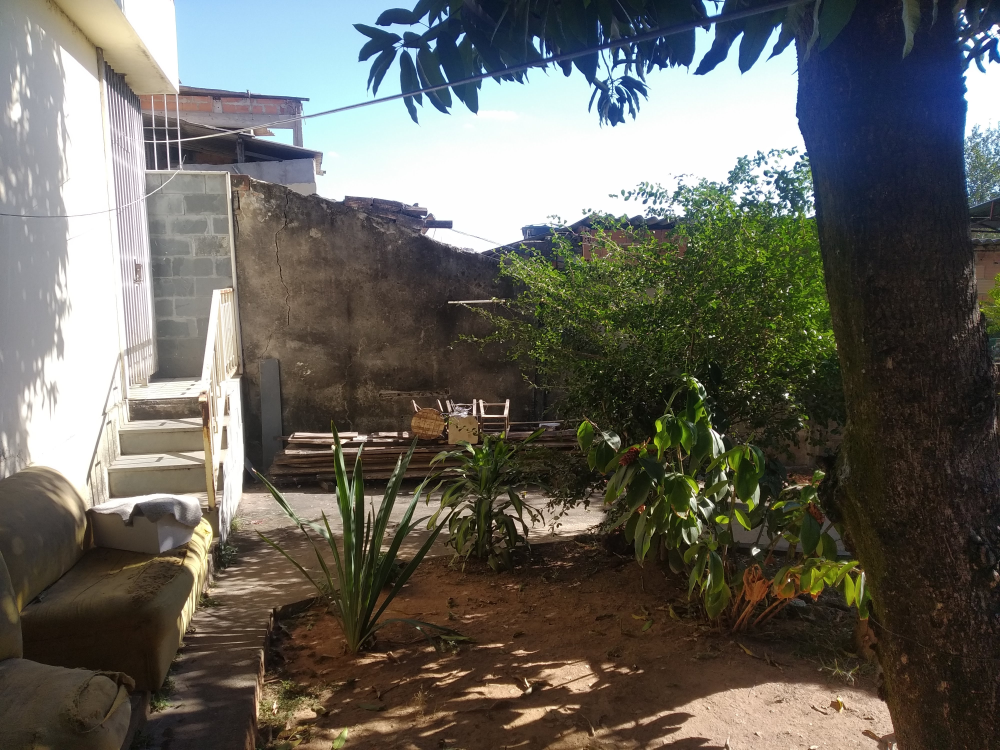
#> input picture Mosaicing/set3/img1-set3.jpg, 4000 x 3000 px (shown at 1/4 size)
$ jupyter execute --allow-errors quiz4.ipynb
#> lines starting #> are read from the running program, lines starting #| are printed output that depends on the picture
# Quiz 4 - Geração de Mosaicos

### Matheus Pimenta

O objetivo deste Quiz é criar um mosaico utilizando um conjunto de fotos adquiridas rotacionado
uma câmera em torno de um de seus eixos.

[cell 1]
import numpy as np
import cv2 as cv
from matplotlib import pyplot as plt

## Parte 1:

Nesse primeiro passo iremos fazer detecção de keypoints via SIFT, a extração dos descritores (SIFT e
BRIEF) e o casamento dos pares de keypoints correspondentes. Usaremos esse conjunto de pares para a estimação do matriz de homografia.

Foi necessário diminuir a imagem. Acima de 20% o notebook travava (mas voltava depois de um tempo, coisa que não aconteceu acima dos 50%).

[cell 2]
def reduce_img(img, percent):
    width = int(img.shape[1] * percent / 100)
    height = int(img.shape[0] * percent / 100)
    dim = (width, height)
    img = cv.resize(img, dim, interpolation = cv.INTER_AREA)
    return img

Primeiramente, vamos carregar as imagens e ter cópias delas em escala de cinza:

[cell 3]
img1 = cv.imread('set1/img1-set1.jpg')
img2 = cv.imread('set1/img2-set1.jpg')
img3 = cv.imread('set1/img3-set1.jpg')

#> (the rest of this cell did not finish here and is left out)

#> (a cell that did not finish here is left out)

Definindo funções para obtenção dos keypoints e dos descritores, e já calculando

[cell 5]
def get_keypoints_SIFT(sift, img):
    return sift.detect(img,None)

def get_SIFT_descriptors(img, sift, keypoints):
    k, d = sift.compute(img, keypoints)
    return k, d

def get_BRIEF_descriptors(img, brief, keypoints):
    k, d = brief.compute(img, keypoints)
    return k, d

sift = cv.SIFT_create()
brief = cv.xfeatures2d.BriefDescriptorExtractor_create()

#> (the rest of this cell did not finish here and is left out)

Vamos visualizar os keypoints, a partir da função cv2.drawKeypoints()

#> (a cell that did not finish here is left out)

Já podemos perceber que mesmo com escala reduzida, são muito os keypoints obtidos. Também, alguns keypoints obtidos em uma imagem não foram obtidos na outra (pelo menos não do mesmo jeito), como por exemplo o grande verde claro do prédio maior na imagem 3, que não está na imagem dois.

Com os descritores e keypoints em mãos, podemos calcular o matching (também definindo em funções para usar mais tarde).

[cell 7]
def get_matches(bf,desc1, desc2):
    return bf.match(desc1, desc2)

def format_src_matches(keyp, desc):
    return np.float32([ keyp[m.queryIdx].pt for m in desc ]).reshape(-1,1,2)

def format_dst_matches(keyp, desc):
    return np.float32([ keyp[m.trainIdx].pt for m in desc ]).reshape(-1,1,2)

bf_sift = cv.BFMatcher(cv.NORM_L2, crossCheck=True)
bf_brief = cv.BFMatcher(cv.NORM_HAMMING, crossCheck=True)

#> (the rest of this cell did not finish here and is left out)

Se faz necessário converter o resultado, já que o formato resultande do matching é diferente. Vamos converter para np.float32

#> (a cell that did not finish here is left out)

Por fim, vamos definir a função que calcula a Homografia, e também adiantar a função para realizar o warp.

[cell 9]
def get_Homography(src_points, dst_points):
    H, mask = cv.findHomography(src_points, dst_points, cv.RANSAC,5.0)
    return H, mask

[cell 10]
def warp_images(img1, img2, H, f=True):
    rows1, cols1 = img1.shape[:2]
    rows2, cols2 = img2.shape[:2]

    list_of_points_1 = np.float32([[0,0], [0,rows1], [cols1, rows1], [cols1, 0]]).reshape(-1,1,2)
    temp_points = np.float32([[0,0], [0, rows2], [cols2, rows2], [cols2, 0]]).reshape(-1,1,2)

    list_of_points_2 = cv.perspectiveTransform(temp_points, H)
    list_of_points = np.concatenate((list_of_points_1, list_of_points_2), axis=0)

    [x_min, y_min] = np.int32(list_of_points.min(axis=0).ravel() - 0.5)
    [x_max, y_max] = np.int32(list_of_points.max(axis=0).ravel() + 0.5)

    translation_dist = [-x_min, -y_min]

    H_translation = np.array([[1,0,translation_dist[0]], [0,1,translation_dist[1]],[0,0,1]])

    output_img = cv.warpPerspective(img1, H_translation.dot(H), (x_max-x_min, y_max-y_min))

    output_img[translation_dist[1]:rows1+translation_dist[1], translation_dist[0]:cols1+translation_dist[0]] = img2


    return output_img

## Parte 2: Transformar a imagem com as matrizes estimadas

Temos tudo pronto pra calcular as imagens. Primeiro vamos juntar a imagem 1 com a 2 (2 de base), e depois a 3 com a 2 (novamente com a 2 de base). Vamos fazer tanto para o SIFT quanto o BRIEF.

#> (a cell that did not finish here is left out)

Analisando os resultados bem de perto, da pra perceber que o SIFT teve um desempenho melhor. Isso se dá porque os descritores do SIFT carregam mais informação, já que temos uma matriz de double VS uma binária. Porém, devido até a baixa resolução, o resultado do BRIEF é bem satisfatório.

Vamos definir uma função que reune todos esses passos, e juntar as 3 imagens. Perceba que nesse caso temos que juntar a imagem 1-2 com a 3-2, senão teremos muitos problemas com shape.

Vamos também carregar todos os sets de imagem.

[cell 12]
def generate_mosaic(img1, img2, mode):
    sift = cv.SIFT_create()

    g1 = cv.cvtColor(img1, cv.COLOR_BGR2GRAY)
    g2 = cv.cvtColor(img2, cv.COLOR_BGR2GRAY)

    keyp1 = get_keypoints_SIFT(sift, g1)
    keyp2 = get_keypoints_SIFT(sift, g2)

    if(mode == 'brief'):
        brief = cv.xfeatures2d.BriefDescriptorExtractor_create()
        k1, d1 = get_BRIEF_descriptors(g1, brief, keyp1)
        k2, d2 = get_BRIEF_descriptors(g2, brief, keyp2)
        bf = cv.BFMatcher(cv.NORM_HAMMING, crossCheck=True)

    elif(mode == 'sift'):
        k1, d1 = get_SIFT_descriptors(g1, sift, keyp1)
        k2, d2 = get_SIFT_descriptors(g2, sift, keyp2)

        bf = cv.BFMatcher(cv.NORM_L2, crossCheck=True)

    matches =  get_matches(bf, d1, d2)
    src = format_src_matches(k1, matches)
    dst = format_dst_matches(k2, matches)

    H, mask = get_Homography(src, dst)
    return warp_images(img1, img2, H, f=False)

#> (the rest of this cell did not finish here and is left out)

Podemos ver que novamente o SIFT se sai melhor. Especialmente na árvoque que está na divisa da imagem 1 com a 2, o resultado do BRIEF parece mais que uma imagem foi sobreposta em cima da outra. Porém, não estão tão distoantes.

[cell 13]
img1 = cv.imread('set2/img1-set2.jpg')
img2 = cv.imread('set2/img2-set2.jpg')
img3 = cv.imread('set2/img3-set2.jpg')

#> (the rest of this cell did not finish here and is left out)

 A iluminação do BRIEF aqui parece diferente, um pouco mais clara. Mas as imagens estão bem parecidas, da pra perceber que até a "quebra" da sombra entre a imagem 2 e 3 são parecidas.

[cell 14]
img1 = cv.imread('set3/img1-set3.jpg')
#> img1 is the input picture: shape (3000, 4000, 3); mean B, G, R 93.2, 100.6, 102.4
img2 = cv.imread('set3/img2-set3.jpg')
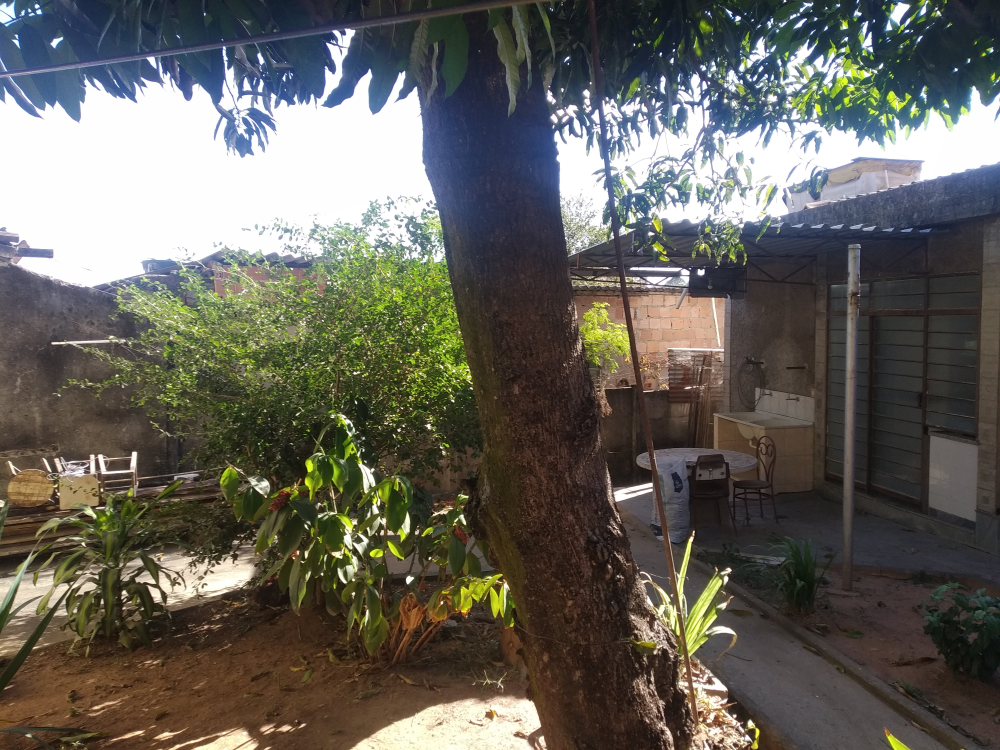
#> input picture Mosaicing/set3/img2-set3.jpg, 4000 x 3000 px (shown at 1/4 size)
#> img2 is the input picture: shape (3000, 4000, 3); mean B, G, R 90.8, 98.5, 100.8
img3 = cv.imread('set3/img3-set3.jpg')
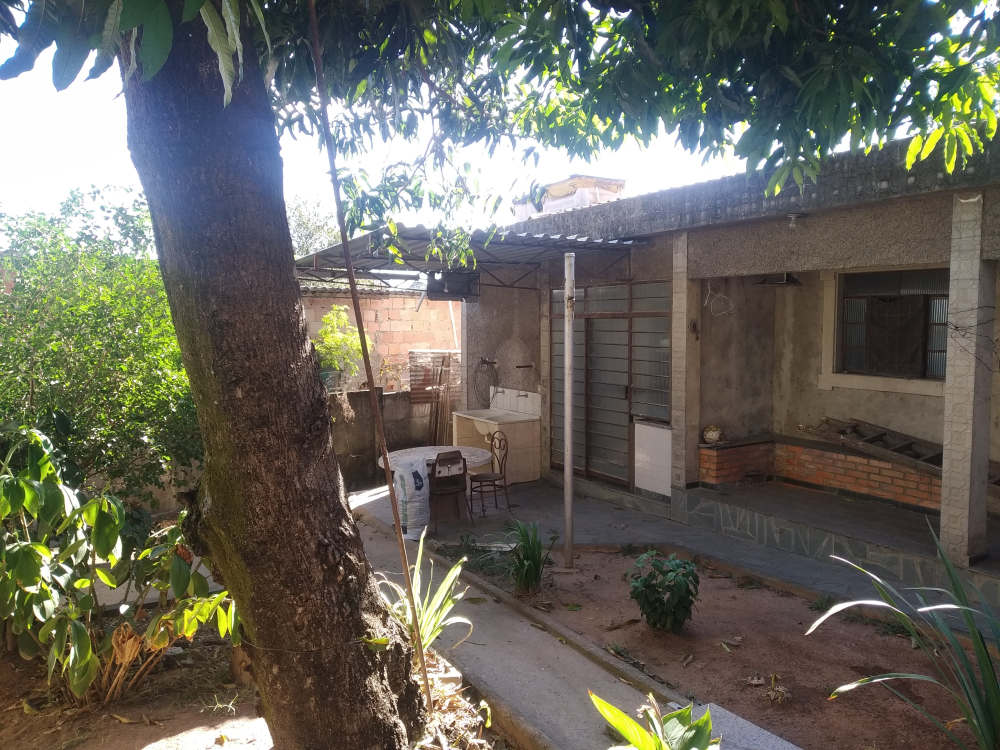
#> input picture Mosaicing/set3/img3-set3.jpg, 4000 x 3000 px (shown at 1/4 size)
#> img3 is the input picture: shape (3000, 4000, 3); mean B, G, R 92.9, 101.9, 103.5

img1 = cv.cvtColor(img1, cv.COLOR_BGR2RGB)
img2 = cv.cvtColor(img2, cv.COLOR_BGR2RGB)
img3 = cv.cvtColor(img3, cv.COLOR_BGR2RGB)

img1 = reduce_img(img1, 15)
img2 = reduce_img(img2, 15)
img3 = reduce_img(img3, 15)

set3_1to2_sift = generate_mosaic(img1, img2, 'sift')
#> in generate_mosaic, `keyp1 = get_keypoints_SIFT(sift, g1)`: keyp1 = 1607 keypoints; strongest (x, y, size): (453, 331, 3), (259, 26, 3.5), (321, 24, 3.4), (373, 33, 2.9)
#> in generate_mosaic, `keyp2 = get_keypoints_SIFT(sift, g2)`: keyp2 = 2048 keypoints; strongest (x, y, size): (420, 163, 2.7), (443, 11, 2), (450, 434, 2.7), (437, 342, 2)
#> in get_SIFT_descriptors, `k, d = sift.compute(img, keypoints)`: k has the same summary as keyp1 in generate_mosaic
#> in generate_mosaic, `k1, d1 = get_SIFT_descriptors(g1, sift, keyp1)`:
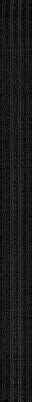
#> d1: shape (1607, 128) float32 (shown at 1/4 size); min 0, max 213, mean 26.1
#> in generate_mosaic, `k1, d1 = get_SIFT_descriptors(g1, sift, keyp1)`: k1 has the same summary as keyp1
#> in get_SIFT_descriptors (call 2), `k, d = sift.compute(img, keypoints)`: k has the same summary as keyp2 in generate_mosaic
#> in generate_mosaic, `k2, d2 = get_SIFT_descriptors(g2, sift, keyp2)`:
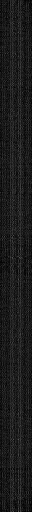
#> d2: shape (2048, 128) float32 (shown at 1/4 size); min 0, max 209, mean 27.2
#> in generate_mosaic, `k2, d2 = get_SIFT_descriptors(g2, sift, keyp2)`: k2 has the same summary as keyp2
#> in generate_mosaic, `matches =  get_matches(bf, d1, d2)`: matches = 708 matches
#> in generate_mosaic, `src = format_src_matches(k1, matches)`: src = 708 rows, first 8: [4.14, 284.7], [5.42, 59.36], [8.58, 46.44], [10.72, 41.64], [10.72, 41.64], [12.75, 270.7], [14.71, 61.11], [15.45, 259.3]
#> in generate_mosaic, `dst = format_dst_matches(k2, matches)`: dst = 708 rows, first 8: [332.1, 70.73], [71.42, 201.9], [448.2, 66.27], [437, 378.2], [414.5, 323.4], [567.8, 259.2], [124.9, 378.1], [410.9, 133]
#> in get_Homography, `H, mask = cv.findHomography(src_points, dst_points, cv.RANSAC,5.0)`: H = [[1.98, 0.0784, -502.4], [0.317, 1.64, -89.83], [0.00164, -9.67e-05, 1]]; mask = 708 values, max 1 at index 174, min 0 at index 0, mean 0.5
#> in warp_images, `list_of_points_2 = cv.perspectiveTransform(temp_points, H)`: list_of_points_2 = [[-502.4, -89.83], [-488.3, 678.6], [371.2, 431.7], [345.3, 50.41]]
#> in warp_images, `list_of_points = np.concatenate((list_of_points_1, list_of_points_2), ..`: list_of_points = [[0, 0], [0, 450], [600, 450], [600, 0], [-502.4, -89.83], [-488.3, 678.6], [371.2, 431.7], [345.3, 50.41]]
#> in warp_images, `[x_min, y_min] = np.int32(list_of_points.min(axis=0).ravel() - 0.5)`: x_min = -502; y_min = -90
#> in warp_images, `[x_max, y_max] = np.int32(list_of_points.max(axis=0).ravel() + 0.5)`: x_max = 600; y_max = 679
#> in warp_images, `translation_dist = [-x_min, -y_min]`: translation_dist = [502, 90]
#> in warp_images, `H_translation = np.array([[1,0,translation_dist[0]], [0,1,translation_..`: H_translation = [[1, 0, 502], [0, 1, 90], [0, 0, 1]]
set3_3to2_sift = generate_mosaic(img3, img2, 'sift')
#> in generate_mosaic (call 2), `keyp1 = get_keypoints_SIFT(sift, g1)`: keyp1 = 2101 keypoints; strongest (x, y, size): (74, 365, 3.3), (450, 53, 2), (263, 166, 2.7), (539, 58, 2.6)
#> in get_SIFT_descriptors (call 3), `k, d = sift.compute(img, keypoints)`: k has the same summary as keyp1 in generate_mosaic
#> in generate_mosaic (call 2), `k1, d1 = get_SIFT_descriptors(g1, sift, keyp1)`: k1 has the same summary as keyp1
#> in get_SIFT_descriptors (call 4), `k, d = sift.compute(img, keypoints)`: k has the same summary as keyp2 in generate_mosaic
#> in generate_mosaic (call 2), `matches =  get_matches(bf, d1, d2)`: matches = 897 matches
#> in generate_mosaic (call 2), `src = format_src_matches(k1, matches)`: src = 897 rows, first 8: [6.19, 5.01], [6.74, 48.01], [6.76, 246.4], [6.86, 323.9], [9.96, 279.5], [10.65, 260.9], [10.8, 160.2], [11.05, 172.4]
#> in generate_mosaic (call 2), `dst = format_dst_matches(k2, matches)`: dst = 897 rows, first 8: [51.69, 48.97], [104.6, 155.5], [193.6, 238], [193.1, 305.6], [195.7, 266.6], [148.2, 289.1], [197.8, 163.4], [197.3, 173.6]
set3_3to2_sift = cv.resize(set3_3to2_sift,(set3_1to2_sift.shape[1],set3_1to2_sift.shape[0]))
final3_sift = generate_mosaic(set3_1to2_sift, set3_3to2_sift, 'sift')
#> in generate_mosaic (call 3), `keyp1 = get_keypoints_SIFT(sift, g1)`: keyp1 = 3491 keypoints; strongest (x, y, size): (922, 253, 2.7), (945, 101, 2), (952, 524, 2.7), (1041, 96, 7)
#> in generate_mosaic (call 3), `keyp2 = get_keypoints_SIFT(sift, g2)`: keyp2 = 4514 keypoints; strongest (x, y, size): (299, 520, 3.5), (512, 292, 3.4), (365, 627, 35.8), (549, 627, 3.4)
#> in get_SIFT_descriptors (call 5), `k, d = sift.compute(img, keypoints)`: k has the same summary as keyp1 in generate_mosaic
#> in generate_mosaic (call 3), `k1, d1 = get_SIFT_descriptors(g1, sift, keyp1)`: k1 has the same summary as keyp1
#> in get_SIFT_descriptors (call 6), `k, d = sift.compute(img, keypoints)`: k has the same summary as keyp2 in generate_mosaic
#> in generate_mosaic (call 3), `k2, d2 = get_SIFT_descriptors(g2, sift, keyp2)`: k2 has the same summary as keyp2
#> in generate_mosaic (call 3), `matches =  get_matches(bf, d1, d2)`: matches = 1878 matches
#> in generate_mosaic (call 3), `src = format_src_matches(k1, matches)`: src = 1878 rows, first 8: [4.96, 208], [5.05, 216.4], [5.83, 187], [9.56, 488.5], [10.9, 534.7], [16.74, 99.3], [18.58, 455.4], [19.47, 476.2]
#> in generate_mosaic (call 3), `dst = format_dst_matches(k2, matches)`: dst = 1878 rows, first 8: [1095, 199.2], [1096.8, 158.9], [734.3, 698.4], [408, 645], [928.1, 734], [671.4, 67.37], [452.8, 336.5], [419.2, 277.1]

set3_1to2_brief = generate_mosaic(img1, img2, 'brief')
#> in generate_mosaic (call 4), `keyp1 = get_keypoints_SIFT(sift, g1)`: keyp1 = 1607 keypoints; strongest (x, y, size): (453, 331, 3), (259, 26, 3.5), (321, 24, 3.4), (373, 33, 2.9)
#> in generate_mosaic (call 4), `keyp2 = get_keypoints_SIFT(sift, g2)`: keyp2 = 2048 keypoints; strongest (x, y, size): (420, 163, 2.7), (443, 11, 2), (450, 434, 2.7), (437, 342, 2)
#> in get_BRIEF_descriptors, `k, d = brief.compute(img, keypoints)`: k = 1321 keypoints; strongest (x, y, size): (453, 331, 3), (373, 33, 2.9), (290, 42, 2), (206, 265, 1.9)
#> in generate_mosaic (call 4), `k1, d1 = get_BRIEF_descriptors(g1, brief, keyp1)`: k1 has the same summary as k in get_BRIEF_descriptors
#> in get_BRIEF_descriptors (call 2), `k, d = brief.compute(img, keypoints)`: k = 1772 keypoints; strongest (x, y, size): (420, 163, 2.7), (437, 342, 2), (414, 323, 1.9), (436, 347, 1.9)
#> in generate_mosaic (call 4), `k2, d2 = get_BRIEF_descriptors(g2, brief, keyp2)`: k2 has the same summary as k in get_BRIEF_descriptors
#> in generate_mosaic (call 4), `matches =  get_matches(bf, d1, d2)`: matches = 446 matches
#> in generate_mosaic (call 4), `src = format_src_matches(k1, matches)`: src = 446 rows, first 8: [33.17, 293.8], [34.24, 289.6], [34.39, 44.59], [37.52, 69.9], [38.79, 136.4], [40.02, 63.5], [40.74, 307.5], [46.16, 402]
#> in generate_mosaic (call 4), `dst = format_dst_matches(k2, matches)`: dst = 446 rows, first 8: [353, 218.1], [355, 222.1], [332.1, 70.73], [331.7, 90.89], [380.3, 366.6], [333.4, 91.55], [391.4, 218.5], [510.9, 79.45]
set3_3to2_brief = generate_mosaic(img3, img2, 'brief')
#> in generate_mosaic (call 5), `keyp1 = get_keypoints_SIFT(sift, g1)`: keyp1 = 2101 keypoints; strongest (x, y, size): (74, 365, 3.3), (450, 53, 2), (263, 166, 2.7), (539, 58, 2.6)
#> in get_BRIEF_descriptors (call 3), `k, d = brief.compute(img, keypoints)`: k = 1728 keypoints; strongest (x, y, size): (74, 365, 3.3), (450, 53, 2), (263, 166, 2.7), (539, 58, 2.6)
#> in generate_mosaic (call 5), `k1, d1 = get_BRIEF_descriptors(g1, brief, keyp1)`: k1 has the same summary as k in get_BRIEF_descriptors
#> in get_BRIEF_descriptors (call 4), `k, d = brief.compute(img, keypoints)`: k = 1772 keypoints; strongest (x, y, size): (420, 163, 2.7), (437, 342, 2), (414, 323, 1.9), (436, 347, 1.9)
#> in generate_mosaic (call 5), `matches =  get_matches(bf, d1, d2)`: matches = 644 matches
#> in generate_mosaic (call 5), `src = format_src_matches(k1, matches)`: src = 644 rows, first 8: [27.67, 333.7], [28.04, 267.5], [28.38, 326.6], [28.51, 143.6], [28.55, 358.5], [29.77, 383.9], [30.33, 287.3], [30.76, 180.8]
#> in generate_mosaic (call 5), `dst = format_dst_matches(k2, matches)`: dst = 644 rows, first 8: [208.9, 317.4], [208.2, 252.8], [208.9, 308.9], [210.5, 147.6], [212.4, 335.7], [211.2, 364.9], [211.3, 275.3], [218.4, 181.1]
set3_3to2_brief = cv.resize(set3_3to2_brief,(set3_1to2_brief.shape[1],set3_1to2_brief.shape[0]))
final3_brief = generate_mosaic(set3_1to2_brief, set3_3to2_brief, 'brief')
#> in generate_mosaic (call 6), `g2 = cv.cvtColor(img2, cv.COLOR_BGR2GRAY)`:
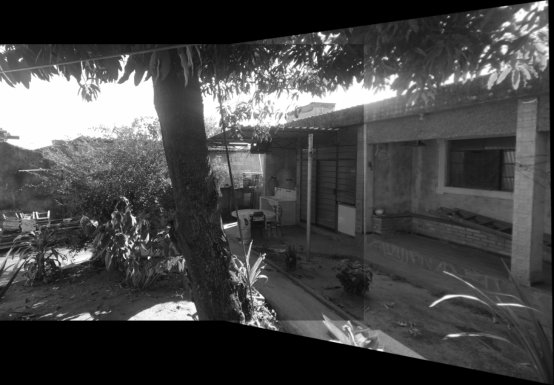
#> g2: shape (770, 1107) (shown at 1/2 size); min 0, max 255, mean 70.5
#> in generate_mosaic (call 6), `keyp1 = get_keypoints_SIFT(sift, g1)`: keyp1 = 3501 keypoints; strongest (x, y, size): (927, 254, 2.7), (950, 102, 2), (957, 525, 2.7), (1046, 97, 7)
#> in generate_mosaic (call 6), `keyp2 = get_keypoints_SIFT(sift, g2)`: keyp2 = 4494 keypoints; strongest (x, y, size): (297, 515, 3.5), (510, 289, 3.4), (365, 622, 34.5), (639, 68, 5.5)
#> in get_BRIEF_descriptors (call 5), `k, d = brief.compute(img, keypoints)`: k = 3442 keypoints; strongest (x, y, size): (927, 254, 2.7), (950, 102, 2), (957, 525, 2.7), (1046, 97, 7)
#> in generate_mosaic (call 6), `k1, d1 = get_BRIEF_descriptors(g1, brief, keyp1)`: k1 has the same summary as k in get_BRIEF_descriptors
#> in get_BRIEF_descriptors (call 6), `k, d = brief.compute(img, keypoints)`: k = 4315 keypoints; strongest (x, y, size): (297, 515, 3.5), (510, 289, 3.4), (365, 622, 34.5), (639, 68, 5.5)
#> in generate_mosaic (call 6), `k2, d2 = get_BRIEF_descriptors(g2, brief, keyp2)`: k2 has the same summary as k in get_BRIEF_descriptors
#> in generate_mosaic (call 6), `matches =  get_matches(bf, d1, d2)`: matches = 1362 matches
#> in generate_mosaic (call 6), `src = format_src_matches(k1, matches)`: src = 1362 rows, first 8: [27.65, 91.82], [27.9, 113.5], [32.77, 616], [33.39, 129.8], [40.63, 470.6], [48.03, 399.7], [66.67, 389.1], [73.16, 361.8]
#> in generate_mosaic (call 6), `dst = format_dst_matches(k2, matches)`: dst = 1362 rows, first 8: [435.7, 411.5], [1008.2, 98.44], [414.4, 532.3], [731.7, 224.4], [921.6, 164.2], [985.3, 62.95], [908.1, 118.8], [720.9, 125.2]
#> in generate_mosaic (call 6), `H, mask = get_Homography(src, dst)`: H = [[1.21, -0.000548, -613.6], [-0.000203, 1.23, -22.95], [-9.21e-07, -1.59e-06, 1]]; mask = 1362 values, max 1 at index 145, min 0 at index 0, mean 0.828
#> in warp_images (call 6), `list_of_points_2 = cv.perspectiveTransform(temp_points, H)`: list_of_points_2 = [[-613.6, -22.95], [-614.8, 922.1], [727.9, 922.8], [727.5, -23.2]]
#> in warp_images (call 6), `list_of_points = np.concatenate((list_of_points_1, list_of_points_2), ..`: list_of_points = [[0, 0], [0, 770], [1107, 770], [1107, 0], [-613.6, -22.95], [-614.8, 922.1], [727.9, 922.8], [727.5, -23.2]]
#> in warp_images (call 6), `[x_min, y_min] = np.int32(list_of_points.min(axis=0).ravel() - 0.5)`: x_min = -615; y_min = -23
#> in warp_images (call 6), `[x_max, y_max] = np.int32(list_of_points.max(axis=0).ravel() + 0.5)`: x_max = 1107; y_max = 923
#> in warp_images (call 6), `translation_dist = [-x_min, -y_min]`: translation_dist = [615, 23]
#> in warp_images (call 6), `H_translation = np.array([[1,0,translation_dist[0]], [0,1,translation_..`: H_translation = [[1, 0, 615], [0, 1, 23], [0, 0, 1]]
#> in warp_images (call 6), `output_img[translation_dist[1]:rows1+translation_dist[1], translation_..`:
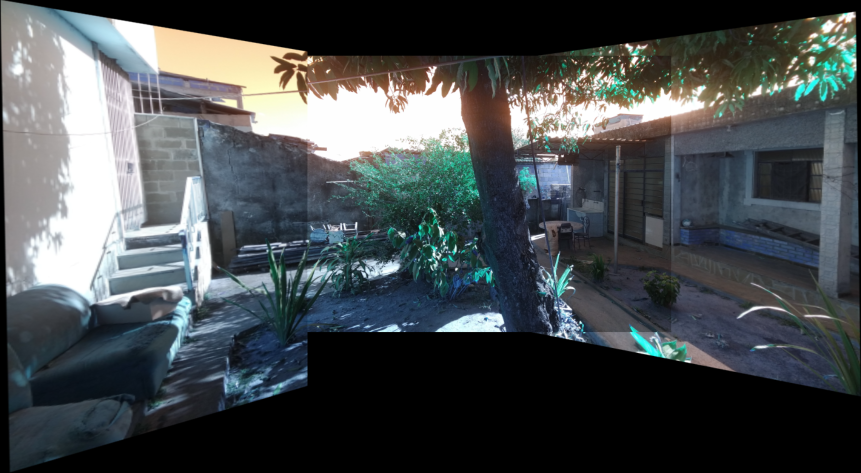
#> output_img: shape (946, 1722, 3) (shown at 1/2 size); mean of channels 0, 1, 2 79.1, 77, 71.7; drawn as B, G, R


plt.figure(figsize=(10,10))
plt.title("Set 3 - SIFT")
plt.imshow(final3_sift)
plt.show()

plt.figure(figsize=(10,10))
plt.title("Set 3 - BRIEF")
plt.imshow(final3_brief)
plt.show()
